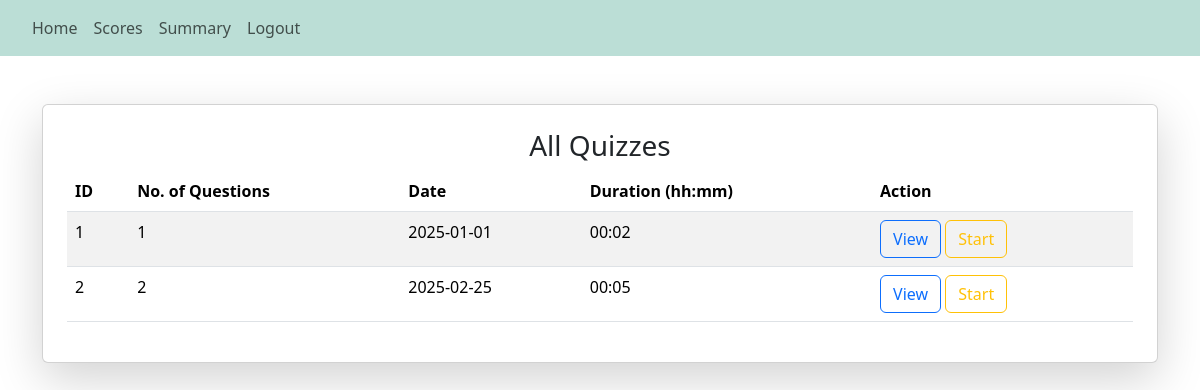
/user (signed in), run on an earlier commit of the app's database.
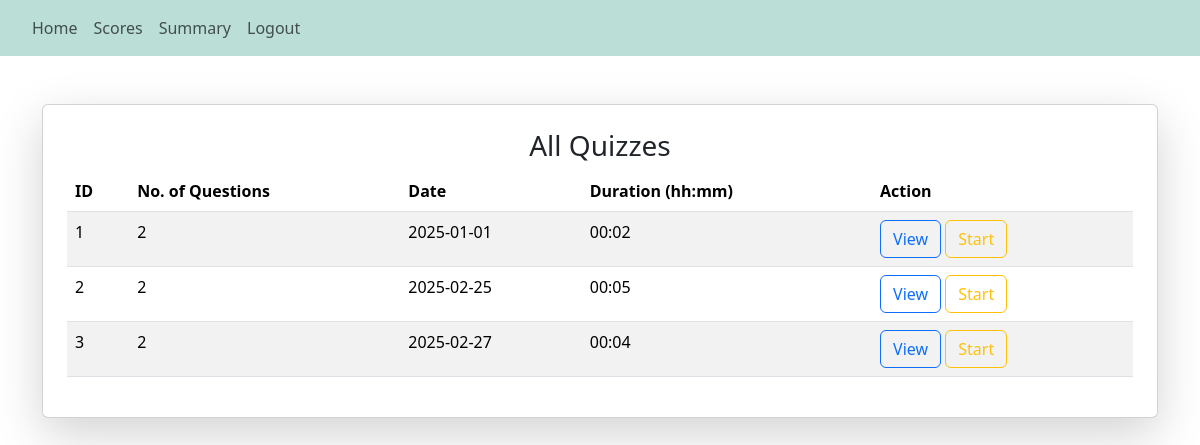
And on a later commit of the database.
### backend/models.py (models this page shows)
class Quiz(db.Model):
    __tablename__ = "quiz"
    id = db.Column(db.Integer, primary_key=True)
    date = db.Column(db.Date, nullable=False)
    duration = db.Column(db.Integer, nullable=False)
    chapter_id = db.Column(db.Integer, db.ForeignKey('chapter.id'), nullable=False)
    questions = db.relationship('Question', backref='quiz', lazy=True)
    scores = db.relationship('Score', backref='quiz', lazy=True)

### backend/controllers.py (the view)
@app.route("/user")
@login_required
def user():
    quizzes = Quiz.query.order_by(Quiz.date).all()
    today= datetime.today().date()
    for quiz in quizzes:
        quiz.active = (quiz.date <= today)
    return render_template("user.html", user=current_user, quizzes = quizzes)

### app.py (called while the page is built)
def start():
    quiz_app = Flask(__name__)
    quiz_app.config["SQLALCHEMY_DATABASE_URI"]="sqlite:///quiz_db.sqlite3"
    quiz_app.config["SECRET_KEY"] = "this_is_a_secret_for_quiz_app"
    db.init_app(quiz_app)
    quiz_app.app_context().push()
    quiz_app.debug = True
    db.create_all()
    create_admin()
    login_manager = LoginManager()
    login_manager.login_view = 'login'
    login_manager.init_app(quiz_app)
    @login_manager.user_loader
    def load_user(id):
        return User.query.get(int(id))
    print("Quiz app is running... ")

### templates/user.html (shortened to what this page needs)
{% extends "base.html" %}  {% block nav %}
<nav class="navbar navbar-expand-lg navbar-light">
  <div class="collapse navbar-collapse mx-4" id="navbarSupportedContent">
    <ul class="navbar-nav mr-auto">
      <li class="nav-item active">
        <a class="nav-link" href="/user">Home</a>
      </li>
      <li class="nav-item">
        <a class="nav-link" href="/user_scores">Scores</a>
      </li>
      <li class="nav-item">
        <a class="nav-link" href="/user_summary">Summary</a>
      </li>
      <li class="nav-item">
        <a class="nav-link" href="/logout">Logout</a>
      </li>
    </ul>
  </div>
</nav>
{% endblock %} {% block content %}
<div class="container mt-5">
  <div class="card shadow-lg bg-white p-4 rounded table-responsive">
    <h3 class="text-center">All Quizzes</h3>
    <table class="table table-striped">
      {% if quizzes %}
      <thead>
        <tr>
          <th>ID</th>
          <th>No. of Questions</th>
          <th>Date</th>
          <th>Duration (hh:mm)</th>
          <th>Action</th>
        </tr>
      </thead>
      <tbody>
        {% for quiz in quizzes %}
        <tr>
          <td>{{  loop.index }}</td>
          <td>{{ quiz.questions|length }}</td>
          <td>{{ quiz.date.strftime('%Y-%m-%d') }}</td>
          <td>{{ quiz.duration }}</td>
          <td>
            <a href="/quiz_view/{{ quiz.id }}/" class="btn btn-outline-primary">View</a>
            <a href="/quiz_start/{{ quiz.id }}/" class="btn btn-outline-warning
            {% if not quiz.active %}disabled{% endif %}">Start</a>
          </td>
        </tr>
        {% endfor %}
      </tbody>
    </table>
    {% else %}
    <h3 class="text-center mt-5">No Questions found</h3>
    {% endif %}
  </div>
</div>
{% endblock %}

What changed in the data, as far as the page shows it:
computed for Quiz (number 1 of 3 on the later page): questions|length "1" → "2"
added Quiz: questions|length "2", date "2025-02-27", duration "00:04"
